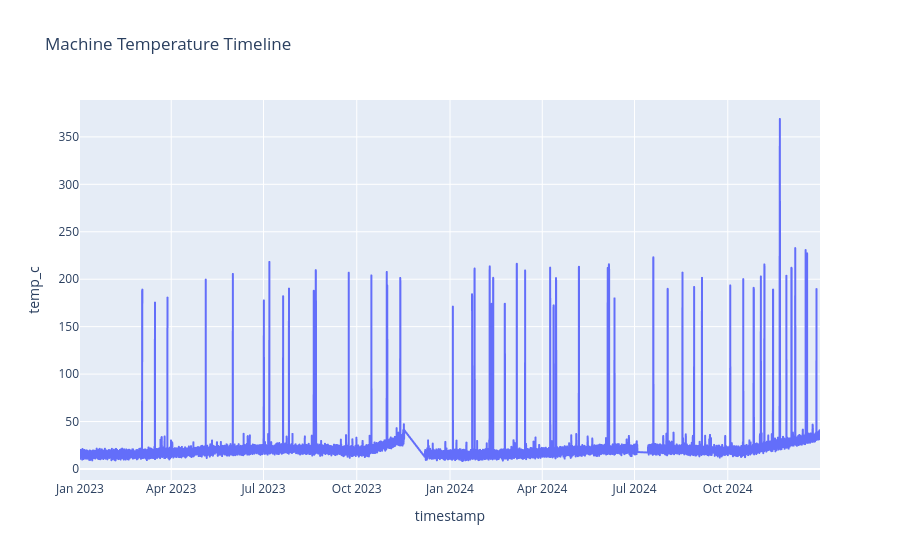

Source (notebook cell):
### Markdown cell above
## 4. Temperature over time

A timeline helps separate persistent level changes from short-lived high readings and shows where data gaps interrupt the sequence.

### Code cell
fig = px.line(df, x="timestamp", y="temp_c", title="Machine Temperature Timeline")
fig.show()

### Figure 1 — Plotly figure (JSON) as saved in the notebook; plotly's stock layout.template omitted (floating-point values rounded to 4 significant figures; data arrays with more than 128 entries replaced by an {"elided": "..."} marker saying what was removed)
{"data": [{"hovertemplate": "timestamp=%{x}<br>temp_c=%{y}<extra></extra>", "legendgroup": "", "line": {"color": "#636efa", "dash": "solid"}, "marker": {"symbol": "circle"}, "mode": "lines", "name": "", "showlegend": false, "type": "scattergl", "x": {"elided": "6503 str values"}, "xaxis": "x", "y": {"elided": "6503 float values"}, "yaxis": "y"}], "layout": {"legend": {"tracegroupgap": 0}, "title": {"text": "Machine Temperature Timeline"}, "xaxis": {"anchor": "y", "domain": [0.0, 1.0], "title": {"text": "timestamp"}}, "yaxis": {"anchor": "x", "domain": [0.0, 1.0], "title": {"text": "temp_c"}}}}
